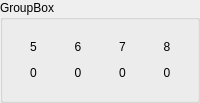
          <widget class="QGroupBox" name="groupBox_2">
           <property name="title">
            <string>GroupBox</string>
           </property>
           <layout class="QHBoxLayout" name="horizontalLayout_4">
            <property name="leftMargin">
             <number>11</number>
            </property>
            <property name="topMargin">
             <number>11</number>
            </property>
            <property name="rightMargin">
             <number>11</number>
            </property>
            <property name="bottomMargin">
             <number>11</number>
            </property>
            <item>
             <widget class="QWidget" name="widget_5" native="true">
              <property name="maximumSize">
               <size>
                <width>68</width>
                <height>16777215</height>
               </size>
              </property>
              <layout class="QVBoxLayout" name="verticalLayout_6" stretch="0,10,1">
               <item>
                <widget class="QLabel" name="lbl_ChName_5">
                 <property name="maximumSize">
                  <size>
                   <width>50</width>
                   <height>16777215</height>
                  </size>
                 </property>
                 <property name="text">
                  <string>5</string>
                 </property>
                 <property name="alignment">
                  <set>Qt::AlignCenter</set>
                 </property>
                </widget>
               </item>
               <item>
                <widget class="VolumeWidget" name="Disp_Level_5" native="true">
                 <property name="minimumSize">
                  <size>
                   <width>0</width>
                   <height>0</height>
                  </size>
                 </property>
                 <property name="maximumSize">
                  <size>
                   <width>40</width>
                   <height>16777215</height>
                  </size>
                 </property>
                 <property name="MaxValue" stdset="0">
                  <number>0</number>
                 </property>
                 <property name="MinValue" stdset="0">
                  <number>-100</number>
                 </property>
                 <property name="SingleTrack" stdset="0">
                  <bool>true</bool>
                 </property>
                 <property name="ScaleLabel" stdset="0">
                  <bool>true</bool>
                 </property>
                </widget>
               </item>
               <item>
                <widget class="QLabel" name="lbl_Level_5">
                 <property name="maximumSize">
                  <size>
                   <width>16777215</width>
                   <height>16777215</height>
                  </size>
                 </property>
                 <property name="text">
                  <string>0</string>
                 </property>
                 <property name="alignment">
                  <set>Qt::AlignCenter</set>
                 </property>
                </widget>
               </item>
              </layout>
             </widget>
            </item>
            <item>
             <widget class="QWidget" name="widget_6" native="true">
              <property name="maximumSize">
               <size>
                <width>68</width>
                <height>16777215</height>
               </size>
              </property>
              <layout class="QVBoxLayout" name="verticalLayout_7" stretch="0,10,1">
               <item>
                <widget class="QLabel" name="lbl_ChName_6">
                 <property name="maximumSize">
                  <size>
                   <width>50</width>
                   <height>16777215</height>
                  </size>
                 </property>
                 <property name="text">
                  <string>6</string>
                 </property>
                 <property name="alignment">
                  <set>Qt::AlignCenter</set>
                 </property>
                </widget>
               </item>
               <item>
                <widget class="VolumeWidget" name="Disp_Level_6" native="true">
                 <property name="minimumSize">
                  <size>
                   <width>0</width>
                   <height>0</height>
                  </size>
                 </property>
                 <property name="maximumSize">
                  <size>
                   <width>40</width>
                   <height>16777215</height>
                  </size>
                 </property>
                 <property name="MaxValue" stdset="0">
                  <number>0</number>
                 </property>
                 <property name="MinValue" stdset="0">
                  <number>-100</number>
                 </property>
                 <property name="SingleTrack" stdset="0">
                  <bool>true</bool>
                 </property>
                 <property name="ScaleLabel" stdset="0">
                  <bool>true</bool>
                 </property>
                </widget>
               </item>
               <item>
                <widget class="QLabel" name="lbl_Level_6">
                 <property name="maximumSize">
                  <size>
                   <width>16777215</width>
                   <height>16777215</height>
                  </size>
                 </property>
                 <property name="text">
                  <string>0</string>
                 </property>
                 <property name="alignment">
                  <set>Qt::AlignCenter</set>
                 </property>
                </widget>
               </item>
              </layout>
             </widget>
            </item>
            <item>
             <widget class="QWidget" name="widget_7" native="true">
              <property name="maximumSize">
               <size>
                <width>68</width>
                <height>16777215</height>
               </size>
              </property>
              <layout class="QVBoxLayout" name="verticalLayout_8" stretch="0,10,1">
               <item>
                <widget class="QLabel" name="lbl_ChName_7">
                 <property name="maximumSize">
                  <size>
                   <width>50</width>
                   <height>16777215</height>
                  </size>
                 </property>
                 <property name="text">
                  <string>7</string>
                 </property>
                 <property name="alignment">
                  <set>Qt::AlignCenter</set>
                 </property>
                </widget>
               </item>
               <item>
                <widget class="VolumeWidget" name="Disp_Level_7" native="true">
                 <property name="minimumSize">
                  <size>
                   <width>0</width>
                   <height>0</height>
                  </size>
                 </property>
                 <property name="maximumSize">
                  <size>
                   <width>40</width>
                   <height>16777215</height>
                  </size>
                 </property>
                 <property name="MaxValue" stdset="0">
                  <number>0</number>
                 </property>
                 <property name="MinValue" stdset="0">
                  <number>-100</number>
                 </property>
                 <property name="SingleTrack" stdset="0">
                  <bool>true</bool>
                 </property>
                 <property name="ScaleLabel" stdset="0">
                  <bool>true</bool>
                 </property>
                </widget>
               </item>
               <item>
                <widget class="QLabel" name="lbl_Level_7">
                 <property name="maximumSize">
                  <size>
                   <width>16777215</width>
                   <height>16777215</height>
                  </size>
                 </property>
                 <property name="text">
                  <string>0</string>
                 </property>
                 <property name="alignment">
                  <set>Qt::AlignCenter</set>
                 </property>
                </widget>
               </item>
              </layout>
             </widget>
            </item>
            <item>
             <widget class="QWidget" name="widget_8" native="true">
              <property name="maximumSize">
               <size>
                <width>68</width>
                <height>16777215</height>
               </size>
              </property>
              <layout class="QVBoxLayout" name="verticalLayout_9" stretch="0,10,1">
               <item>
                <widget class="QLabel" name="lbl_ChName_8">
                 <property name="maximumSize">
                  <size>
                   <width>50</width>
                   <height>16777215</height>
                  </size>
                 </property>
                 <property name="text">
                  <string>8</string>
                 </property>
                 <property name="alignment">
                  <set>Qt::AlignCenter</set>
                 </property>
                </widget>
               </item>
               <item>
                <widget class="VolumeWidget" name="Disp_Level_8" native="true">
                 <property name="minimumSize">
                  <size>
                   <width>0</width>
                   <height>0</height>
                  </size>
                 </property>
                 <property name="maximumSize">
                  <size>
                   <width>40</width>
                   <height>16777215</height>
                  </size>
                 </property>
                 <property name="MaxValue" stdset="0">
                  <number>0</number>
                 </property>
                 <property name="MinValue" stdset="0">
                  <number>-100</number>
                 </property>
                 <property name="SingleTrack" stdset="0">
                  <bool>true</bool>
                 </property>
                 <property name="ScaleLabel" stdset="0">
                  <bool>true</bool>
                 </property>
                </widget>
               </item>
               <item>
                <widget class="QLabel" name="lbl_Level_8">
                 <property name="maximumSize">
                  <size>
                   <width>16777215</width>
                   <height>16777215</height>
                  </size>
                 </property>
                 <property name="text">
                  <string>0</string>
                 </property>
                 <property name="alignment">
                  <set>Qt::AlignCenter</set>
                 </property>
                </widget>
               </item>
              </layout>
             </widget>
            </item>
           </layout>
          </widget>
